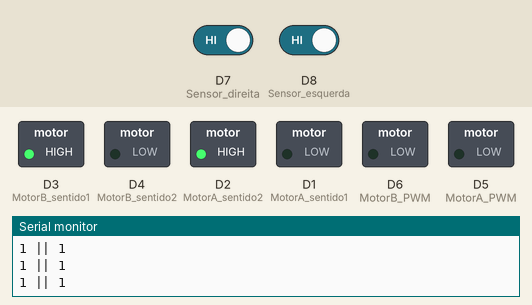
This sketch was run on a simulated ESP8266 (NodeMCU). Parts: switched loads named in the sketch (green lamp = pin HIGH), the last lines printed to the serial monitor. The inputs (shaded band) are chosen by the test bench; at power-on: D7 (Sensor_direita) HIGH, D8 (Sensor_esquerda) HIGH.

Above: at 1.2 s.
1.3 s: D7 (Sensor_direita) driven LOW
At 2.6 s:
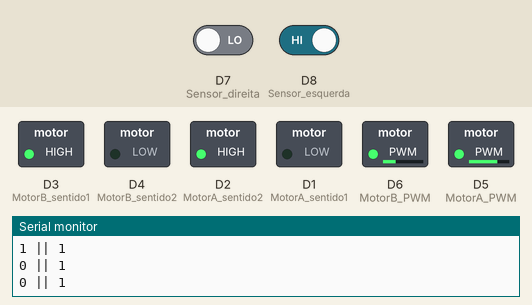
3.2 s: D8 (Sensor_esquerda) driven LOW
At 4.1 s:
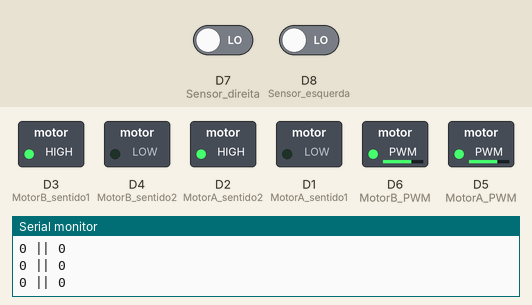
5.2 s: D7 (Sensor_direita) driven HIGH
At 6.7 s:
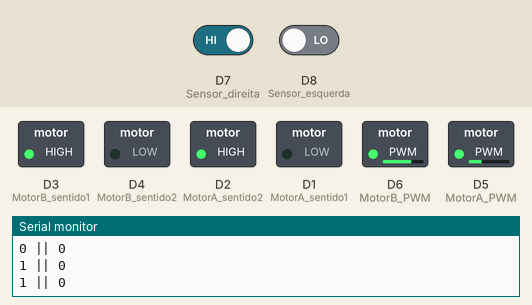
7.1 s: D8 (Sensor_esquerda) driven HIGH
At 8.3 s:
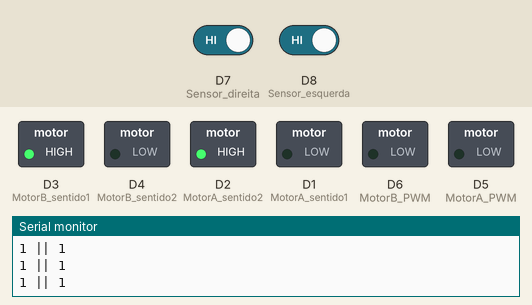
Timing chart, 0 to 10.1 s (numbered marks = the images above; inputs shaded):
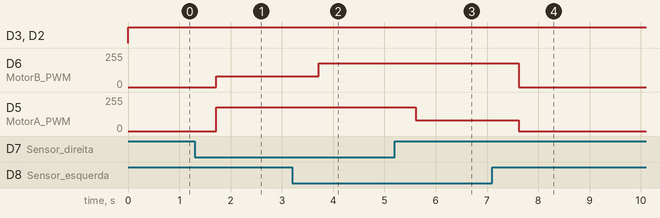

Measured:
- after the input at 1.3 s, D6 (MotorB_PWM): 0/255 → 80/255 after 0.42 s; D5 (MotorA_PWM): 0/255 → 180/255 after 0.42 s
- after the input at 3.2 s, D6 (MotorB_PWM): 80/255 → 180/255 after 0.52 s
- after the input at 5.2 s, D5 (MotorA_PWM): 180/255 → 80/255 after 0.42 s
- after the input at 7.1 s, D6 (MotorB_PWM): 180/255 → 0/255 after 0.52 s; D5 (MotorA_PWM): 80/255 → 0/255 after 0.52 s

The sketch:

Robo_segue_linha_2018-A.ino
```cpp
/*DECLARAÇÃO DE VARIAVEIS*/
#define MotorA_sentido1 D1
#define MotorA_sentido2 D2
#define MotorB_sentido1 D3
#define MotorB_sentido2 D4
#define MotorA_PWM D5
#define MotorB_PWM D6

#define veloc0 0
#define veloc1 80
#define veloc2 180
#define veloc3 255

#define Sensor_direita D7
#define Sensor_esquerda D8

bool direita, esquerda;

void setup() {
  Serial.begin(9600);
  pinMode(MotorA_sentido1, OUTPUT);
  pinMode(MotorA_sentido2, OUTPUT);
  pinMode(MotorB_sentido1, OUTPUT);
  pinMode(MotorB_sentido2, OUTPUT);
  pinMode(MotorA_PWM, OUTPUT);
  pinMode(MotorB_PWM, OUTPUT);
  pinMode(Sensor_direita, INPUT);
  pinMode(Sensor_esquerda, INPUT);

}

void loop() {
   //Define o sentido de rotação dos motores
  digitalWrite(MotorA_sentido1, LOW);
  digitalWrite(MotorA_sentido2, HIGH);
  digitalWrite(MotorB_sentido1, HIGH);
  digitalWrite(MotorB_sentido2, LOW);

  //Leituras dos Sensores
  direita = digitalRead(Sensor_direita);
  esquerda = digitalRead(Sensor_esquerda);
  Serial.print(direita);
  Serial.print(" || ");
  Serial.println(esquerda);

  //Rodando os motores dependendo das leituras
 if(direita == false && esquerda == false){
 analogWrite(MotorA_PWM, veloc2);
 analogWrite(MotorB_PWM, veloc2);
 } else if(direita == false && esquerda == true){
 delay(400);
 analogWrite(MotorA_PWM, veloc2);
 analogWrite(MotorB_PWM, veloc1);
 delay(400);
 }else if(direita == true && esquerda == false){
 delay(400);
 analogWrite(MotorA_PWM, veloc1);
 analogWrite(MotorB_PWM, veloc2);
 delay(400);

 }else if(direita == true && esquerda == true){
 analogWrite(MotorA_PWM, veloc0);
 analogWrite(MotorB_PWM, veloc0);
 }
}
```
